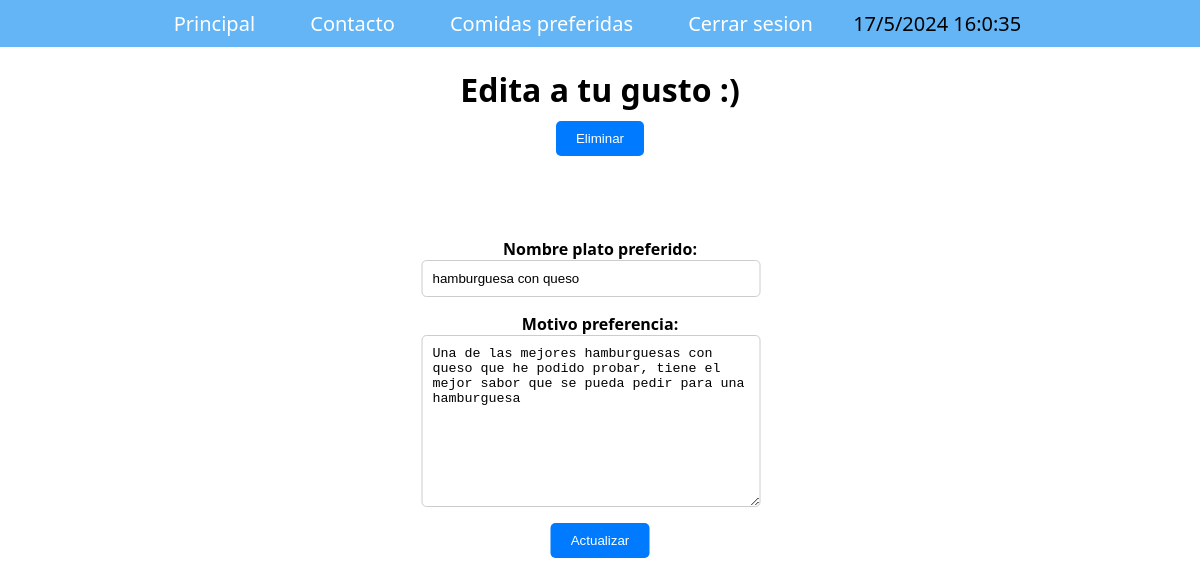
The page /editar_preferencia/25/actualizar (signed in) on the database its author committed.
### miapp/models.py (models this page shows, shortened)
class Preferencia(models.Model):
    usuario = models.ForeignKey(User, on_delete=models.CASCADE)
    nombre_plato_preferido = models.CharField(max_length=255, null=True)
    motivo_preferencia = models.TextField(null=True)
    preferido = models.BooleanField(default=True)

### miapp/views.py (the view)
# urls.py: path('editar_preferencia/<int:id_preferencia>/',
@login_required
def editar_preferencia(request, id_preferencia):
    preferencia = get_object_or_404(
        Preferencia, pk=id_preferencia, usuario=request.user)
    try:
        if request.method == 'GET':
            formularioPreferencia = CrearFormularioPreferencia(
                instance=preferencia)
            return render(request, 'editar_preferencia.html', {
                'preferencia': preferencia,
                'form': formularioPreferencia,
            })
        else:
            formularioPreferencia = CrearFormularioPreferencia(
                request.POST, instance=preferencia)
            formularioPreferencia.save()
            return redirect('preferencias')
    except ValueError:
        return render(request, 'editar_preferencia.html', {
            'preferencia': preferencia,
            'formularioPreferencia': formularioPreferencia,
            'error': 'Error al actualizar la preferencia',
        })

### miapp/forms.py
class CrearFormularioPreferencia(forms.ModelForm):
    class Meta:
        model = Preferencia
        fields = ('nombre_plato_preferido', 'motivo_preferencia')

### templates/editar_preferencia.html (shortened to what this page needs)
{% extends 'base.html' %}
{% block content %}
    <div class="contenedor-principal">
        <h1 class="titulo">Edita a tu gusto :)</h1>
        <form method="POST" class="formulario">
            <div class="grupo-formulario">
                {{ form.as_p }}
                <button type="submit">Actualizar</button>
            </div>
        </form>
        <form action="{% url 'eliminar_preferencia' preferencia.id %}" method="POST">
            <div class="grupo-formulario">
                <button type="submit">Eliminar</button>
            </div>
        </form>
    </div>
{% endblock %}

### static/css/main.css (style rules this page uses)
:root { color-scheme: light dark; font-family: system-ui; }
body { margin: 0; }
.contenedor-principal { text-align: center; margin: 20px; }
.titulo { margin-bottom: 10px; }
.formulario { max-width: 400px; margin: auto; position: absolute; top: 50%; left: 50%; transform: translate(-50%, -50%); text-align: center; }
.grupo-formulario { margin-bottom: 20px; text-align: left; }
label { display: block; font-weight: bold; text-align: center; }
input[type="text"], input[type="password"] { width: 100%; padding: 10px; border: 1px solid #ccc; border-radius: 5px; box-sizing: border-box; }
button { padding: 10px 20px; border: none; border-radius: 5px; background-color: #007bff; color: #fff; cursor: pointer; transition: background-color 0.3s ease; display: block; margin: 10px auto; }
.grupo-formulario { margin-bottom: 20px; }
input[type="text"], input[type="email"], textarea { width: 95%; padding: 10px; border: 1px solid #ccc; border-radius: 5px; }

### rows shown on the page
Preferencia: nombre_plato_preferido "hamburguesa con queso", motivo_preferencia "Una de las mejores hamburguesas con queso que he podido probar, tiene el mejor sabor que se pueda pedir para una hamburguesa"
